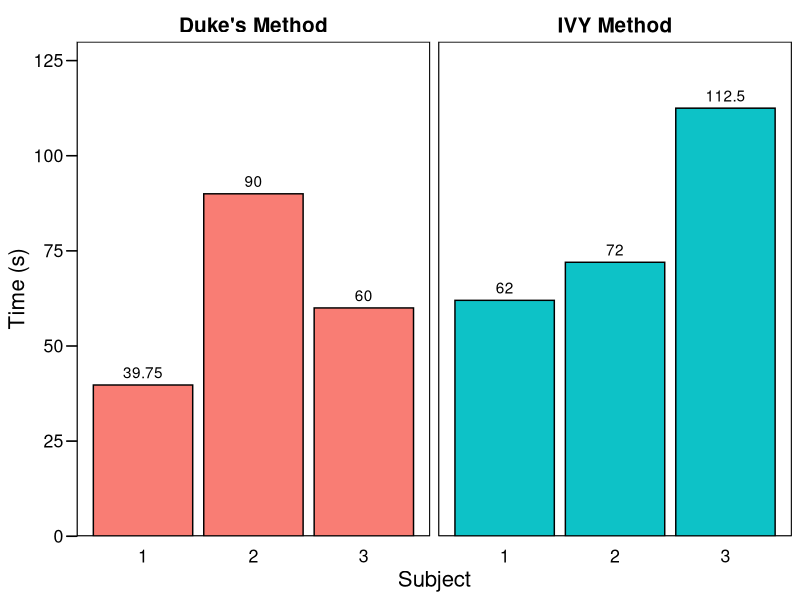
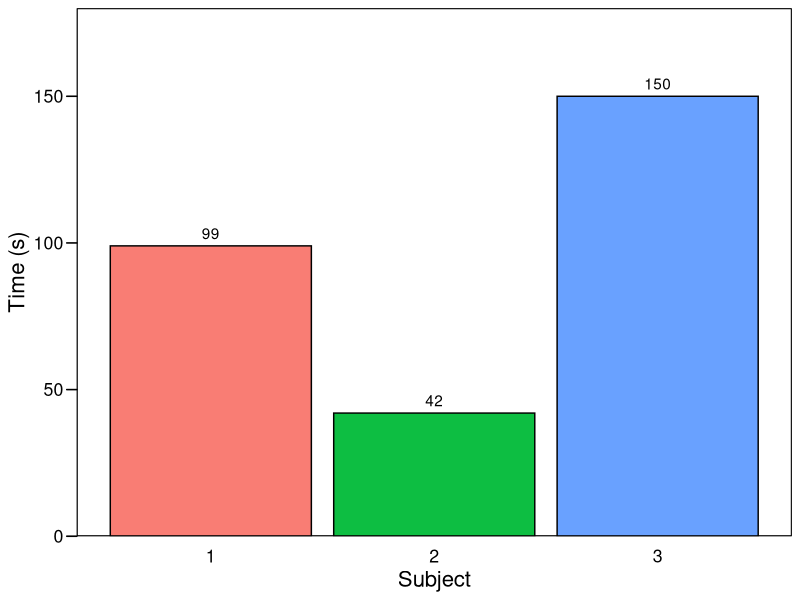

Generate these figures, in order, with R:
library(tidyverse)
library(ggthemes)

setwd("/Users/an2n/Desktop/BS\ BIO\ III_2nd\ sem/BIO\ 122\ -\ Animal\ Physio/Lab\ -\ 122/122\ -\ LabEx\ 7")

subject <- as.character(c(1:3))
duke <- c(39.75, 90, 60)
ivy <- c(62, 72, 112.5)
clot.s <- c(99, 42, 150)

exp <- data.frame(subject, duke, ivy, clot.s)

exp.long <- exp %>% 
  gather(key = "exp", value = "time", -c(subject)) 

exp.long %>% 
  filter(exp == "duke" | exp == "ivy") %>% 
  ggplot(aes(subject, time, fill = exp)) +
  geom_bar(stat = "identity", alpha = 0.95, color = "black") +
  geom_label(aes(label = time), fill = NA, vjust = -0.1, label.size = 0) +
  facet_grid(~exp, labeller = labeller(exp = c(duke = "Duke's Method", ivy = "IVY Method"))) +
  theme_base() +
  scale_y_continuous(expand = expansion(0), limits = c(0, 130)) +
  labs(x = "Subject", y = "Time (s)") +
  theme(legend.position = "none",
        strip.text = element_text(face = "bold", size = 15),
        plot.background = element_rect(color = NA),
        axis.ticks.x = element_blank())

# ggsave("rplot01.png", dpi = 300)

exp.long %>% 
  filter(exp == "clot.s") %>% 
  ggplot(aes(subject, time, fill = subject)) +
  geom_bar(stat = "identity", alpha = 0.95, color = "black") +
  geom_label(aes(label = time), fill = NA, vjust = -0.1, label.size = 0) +
  theme_base() +
  scale_y_continuous(expand = expansion(0), limits = c(0, 180)) +
  labs(x = "Subject", y = "Time (s)") +
  theme(legend.position = "none",
        plot.background = element_rect(color = NA),
        axis.ticks.x = element_blank())

# ggsave("rplot02.png", dpi = 300)
